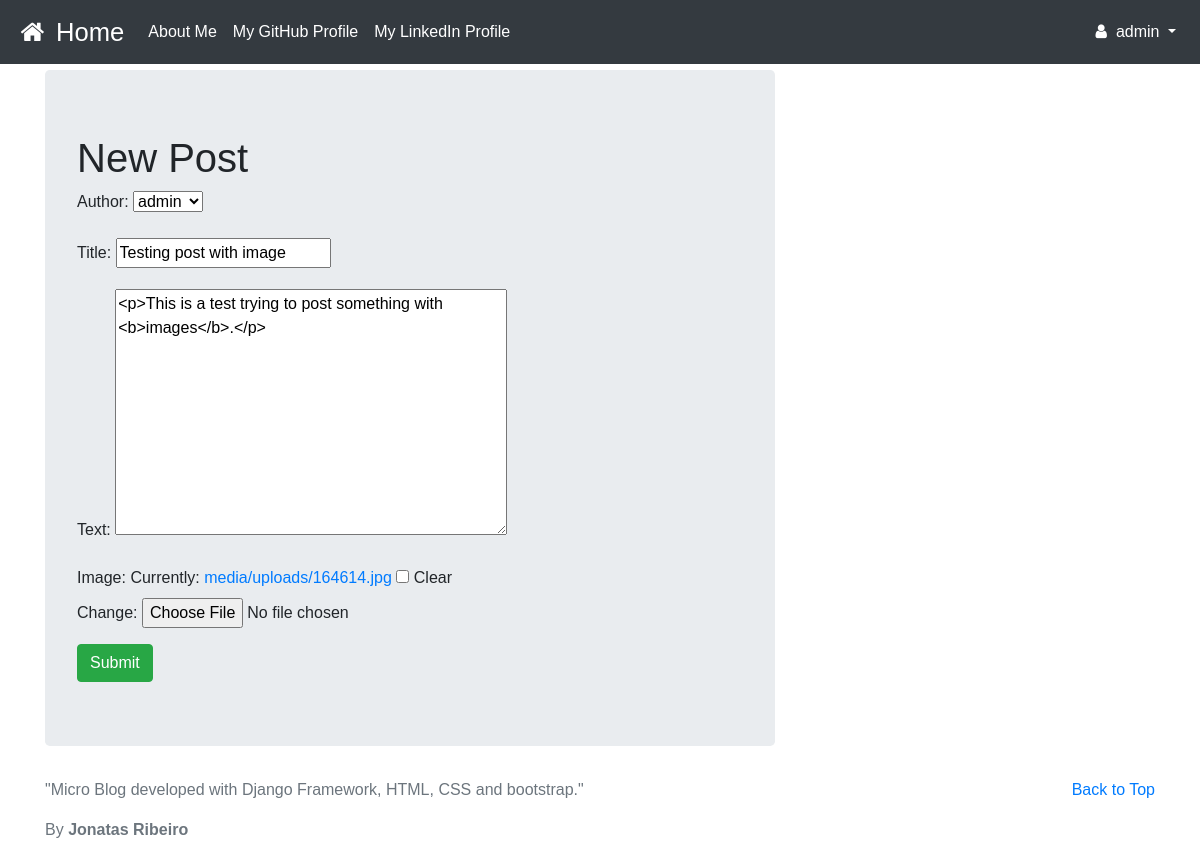
The app's page /post/10/edit/ (signed in) with its own data.
### blog/models.py (models this page shows, shortened)
class Post(models.Model):
    author = models.ForeignKey('auth.User',on_delete=models.CASCADE)
    title = models.CharField(max_length=200)
    text = models.TextField()
    image = models.ImageField(upload_to='media/uploads',blank=True)
    created_date = models.DateTimeField(default = timezone.now)
    published_date = models.DateTimeField(blank=True,null=True)

### blog/views.py (the view)
# urls.py: path('post/<int:pk>/edit/',views.UpdatePostView.as_view(),name='post_edit'),
class UpdatePostView(LoginRequiredMixin,UpdateView):
    login_url = '/login/'
    redirect_field_name = 'blog/post_detail.html'
    form_class = PostForm
    model = Post

### blog/forms.py
class PostForm(forms.ModelForm):
    class Meta():
        model = Post
        fields = ('author','title','text','image')
        widgets = {
            'title':forms.TextInput(attrs={'class':'textinputclass'}),
            'text':forms.Textarea(attrs={'class':'editable medium-editor-textarea postcontent'})
        }

### blog/templates/blog/post_form.html (shortened to what this page needs)
{% extends 'blog/base.html' %}
{% block content %}
<div class="jumbotron">
    <h1>New Post</h1>
    <form class="post-form" method="POST">
        {{ form.as_p }}
        <button type="submit" class="save btn btn-success" >Submit</button>
    </form>
</div>
{% endblock %}

### blog/templates/blog/base.html (shortened to what this page needs)
<!DOCTYPE html>
{% load static %}
<html lang="en">
<head>
        <link rel="stylesheet" href="https://stackpath.bootstrapcdn.com/bootstrap/4.4.1/css/bootstrap.min.css">
        <link rel="stylesheet" href="//cdn.jsdelivr.net/npm/medium-editor@latest/dist/css/medium-editor.min.css" type="text/css" media="screen" charset="utf-8">
    <link rel="stylesheet" href="{% static 'css/blog.css' %}">
    <link rel="stylesheet" href="{% static 'css/about.css' %}">
        <link rel="stylesheet" href="https://cdnjs.cloudflare.com/ajax/libs/font-awesome/4.7.0/css/font-awesome.min.css">
</head>
<body>
    <nav class="navbar navbar-expand navbar-dark bg-dark fixed-top">
        <a class="navbar-brand bigbrand" href="{% url 'post_list' %}"><i class="fa fa-fw fa-home"></i> Home</a>
        <div class="collapse navbar-collapse" id="navbarNav">
          <ul class="navbar-nav">
            <li class="nav-item active">
              <a class="nav-link" href="{% url 'about' %}">About Me <span class="sr-only">(current)</span></a>
            </li>
            <li class="nav-item active">
              <a class="nav-link" href="https://github.com/jonriber">My GitHub Profile</a>
            </li>
            <li class="nav-item active">
              <a class="nav-link" href="https://www.linkedin.com/in/jonatas-magno-ribeiro/">My LinkedIn Profile</a>
            </li>
          </ul>
        </div>
        <div >
            <ul class="nav navbar-nav navbar-right">
                {% if user.is_authenticated %}
                <li class="nav-item dropdown">
                  <a class="nav-link dropdown-toggle active " href="#" id="nav_drop" role="button" data-toggle="dropdown" aria-haspopup="true" aria-expanded="false">
                    <i class="fa fa-fw fa-user"></i> {{ user.username }} </a>
              </li>
                {% else %}
                <li><a class="nav navbar-right nav-link active" href="{% url 'login' %}">
                  <i class="fa fa-fw fa-user"></i> Login</a></li>
                {% endif %}
            </ul>
        </div>
      </nav>
    <div class="container">
        <div class="row">
            <div class="col-md-8">
                {% block content%}
                {% endblock %}
            </div>
        </div>
    </div>
    <footer class="text-muted">
      <div class="container">
        <p class="float-right">
          <a href="{% url 'post_list' %}">Back to Top</a>
        </p>
        <p>"Micro Blog developed with Django Framework, HTML, CSS and bootstrap."</p>
        <p>By <strong>Jonatas Ribeiro</strong></p>
      </div>
    </footer>
</body>
</html>

### blog/static/css/blog.css (style rules this page uses)
body { padding-top: 70px; font-family: Arial, Helvetica, sans-serif; }
.bigbrand { font-size: 1.6em; font-style: bold; }

### records on screen
Post: author "admin", title "Testing post with image", text "<p>This is a test trying to post something with <b>images</b>.</p>"

### other values on screen
{{ user.username }} "admin"
